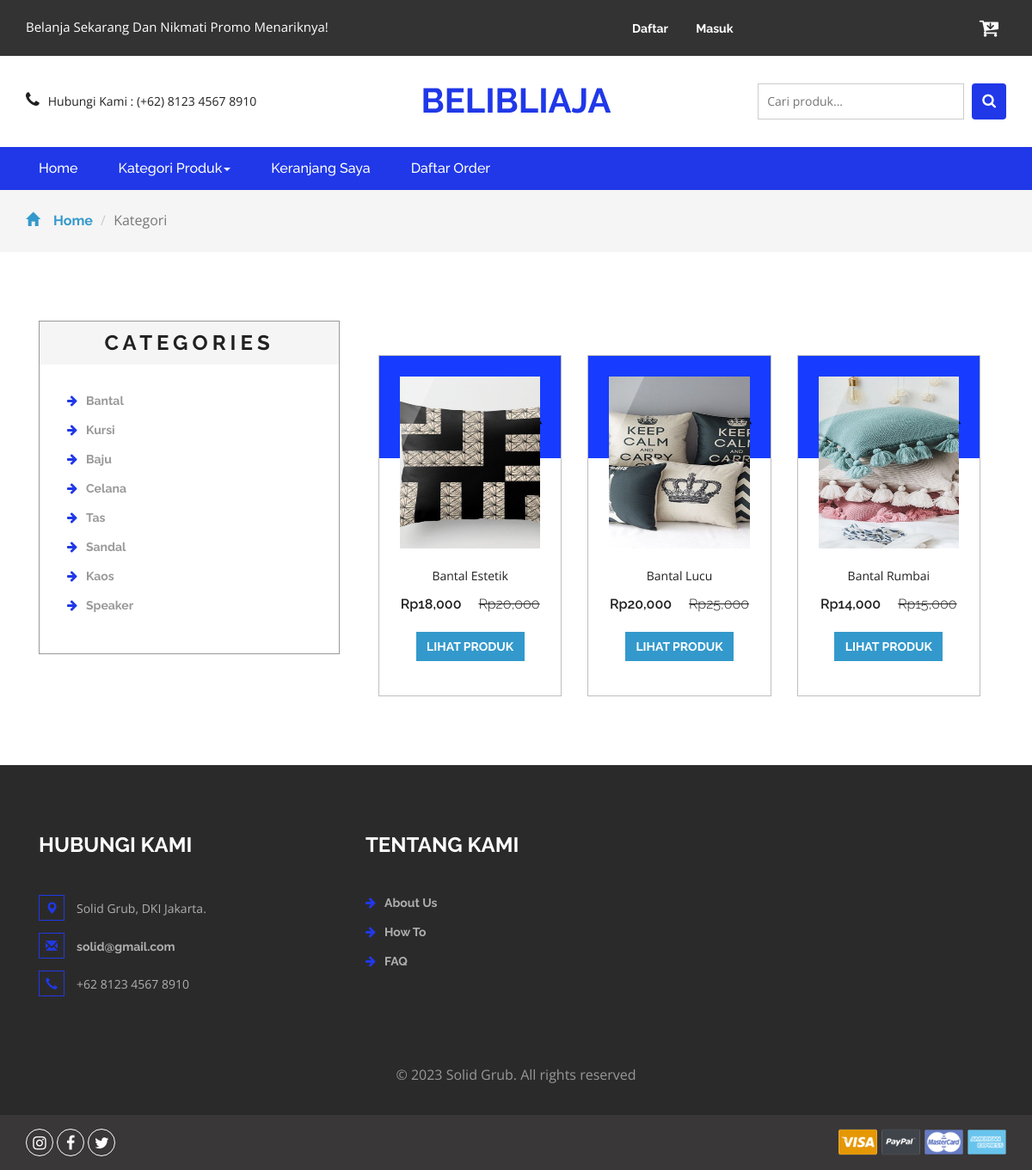
The page /kategori.php?idkategori=4 on the database its author committed.
### tables this page shows
CREATE TABLE `kategori` (
  `idkategori` int(11) NOT NULL,
  `namakategori` varchar(20) NOT NULL,
  `tgldibuat` timestamp NOT NULL DEFAULT current_timestamp()
);

CREATE TABLE `produk` (
  `idproduk` int(11) NOT NULL,
  `idkategori` int(11) NOT NULL,
  `namaproduk` varchar(30) NOT NULL,
  `gambar` varchar(100) NOT NULL,
  `deskripsi` varchar(200) NOT NULL,
  `rate` int(11) NOT NULL,
  `hargabefore` int(11) NOT NULL,
  `hargaafter` int(11) NOT NULL,
  `tgldibuat` timestamp NOT NULL DEFAULT current_timestamp()
);

### kategori.php (the view, shortened to what this page needs)
<?php
include 'dbconnect.php';
$idk = $_GET['idkategori'];
?>
<!DOCTYPE html>
<html>
<head>
<link href="css/bootstrap.css" rel="stylesheet" type="text/css" media="all" />
<link href="css/style.css" rel="stylesheet" type="text/css" media="all" />
<link href="css/font-awesome.css" rel="stylesheet">
</head>
<body>
	<div class="agileits_header">
		<div class="container">
			<div class="w3l_offers">
				<p>Belanja Sekarang Dan Nikmati Promo Menariknya!</p>
			</div>
			<div class="agile-login">
				<ul>
				<?php
				if(!isset($_SESSION['log'])){
					echo '
					<li><a href="registered.php"> Daftar</a></li>
					<li><a href="login.php">Masuk</a></li>
					';
				}
				?>
				</ul>
			</div>
			<div class="product_list_header">
					<a href="cart.php"><button class="w3view-cart" type="submit" name="submit" value=""><i class="fa fa-cart-arrow-down" aria-hidden="true"></i></button>
					 </a>
			</div>
			<div class="clearfix"> </div>
		</div>
	</div>
	<div class="logo_products">
		<div class="container">
		<div class="w3ls_logo_products_left1">
				<ul class="phone_email">
					<li><i class="fa fa-phone" aria-hidden="true"></i>Hubungi Kami : (+62) 8123 4567 8910</li>
				</ul>
			</div>
			<div class="w3ls_logo_products_left">
				<h1><a href="index.php">Belibliaja</a></h1>
			</div>
		<div class="w3l_search">
			<form action="search.php" method="post">
				<input type="search" name="Search" placeholder="Cari produk...">
				<button type="submit" class="btn btn-default search" aria-label="Left Align">
					<i class="fa fa-search" aria-hidden="true"> </i>
				</button>
			</form>
		</div>
			<div class="clearfix"> </div>
		</div>
	</div>
	<div class="navigation-agileits">
		<div class="container">
			<nav class="navbar navbar-default">
							<div class="collapse navbar-collapse" id="bs-megadropdown-tabs">
								<ul class="nav navbar-nav">
									<li class="active"><a href="index.php" class="act">Home</a></li>
									<li class="dropdown">
										<a href="#" class="dropdown-toggle" data-toggle="dropdown">Kategori Produk<b class="caret"></b></a>
									</li>
									<li><a href="cart.php">Keranjang Saya</a></li>
									<li><a href="daftarorder.php">Daftar Order</a></li>
								</ul>
							</div>
							</nav>
			</div>
		</div>
	<div class="breadcrumbs">
		<div class="container">
			<ol class="breadcrumb breadcrumb1 animated wow slideInLeft" data-wow-delay=".5s">
				<li><a href="index.php"><span class="glyphicon glyphicon-home" aria-hidden="true"></span>Home</a></li>
				<li class="active">Kategori</li>
			</ol>
		</div>
	</div>
	<div class="products">
		<div class="container">
			<div class="col-md-4 products-left">
				<div class="categories">
					<h2>Categories</h2>
					<ul class="cate">
						<?php
														$kat=mysqli_query($conn,"SELECT * from kategori order by idkategori ASC");
														while($p=mysqli_fetch_array($kat)){
															?>
														<li><a href="kategori.php?idkategori=<?php echo $p['idkategori'] ?>"><i class="fa fa-arrow-right" aria-hidden="true"></i><?php echo $p['namakategori'] ?></a></li>
														<?php
																	}
														?>
					</ul>
				</div>
			</div>
			<div class="col-md-8 products-right">
				<div class="agile_top_brands_grids">
				<?php
					$brgs=mysqli_query($conn,"SELECT * from produk where idkategori='$idk' order by idproduk ASC");
					$x = mysqli_num_rows($brgs);
					if($x>0){
					while($p=mysqli_fetch_array($brgs)){
					?>
						<div class="col-md-4 top_brand_left">
						<div class="hover14 column">
							<div class="agile_top_brand_left_grid">
								<div class="agile_top_brand_left_grid_pos">
								</div>
								<div class="agile_top_brand_left_grid1">
									<figure>
										<div class="snipcart-item block">
											<div class="snipcart-thumb">
												<a href="product.php?idproduk=<?php echo $p['idproduk'] ?>"><img src="<?php echo $p['gambar']?>" width="200px" height="200px"></a>
												<p><?php echo $p['namaproduk'] ?></p>
												<h4>Rp<?php echo number_format($p['hargaafter']) ?> <span>Rp<?php echo number_format($p['hargabefore']) ?></span></h4>
											</div>
											<div class="snipcart-details top_brand_home_details">
												<fieldset>
													<a href="product.php?idproduk=<?php echo $p['idproduk'] ?>"><input type="submit" class="button" value="Lihat Produk" /></a>
												</fieldset>
											</div>
										</div>
									</figure>
								</div>
							</div>
						</div>
					</div>
						<?php
							}
					} else {
						echo "Data tidak ditemukan";
					}
						?>
				</div>
			</div>
		</div>
	</div>
<div class="footer">
		<div class="container">
			<div class="w3_footer_grids">
				<div class="col-md-4 w3_footer_grid">
					<h3>Hubungi Kami</h3>
					<ul class="address">
						<li><i class="glyphicon glyphicon-map-marker" aria-hidden="true"></i>Solid Grub, DKI Jakarta.</li>
						<li><i class="glyphicon glyphicon-envelope" aria-hidden="true"></i><a href="mailto:solid@email">solid@gmail.com</a></li>
						<li><i class="glyphicon glyphicon-earphone" aria-hidden="true"></i>+62 8123 4567 8910</li>
					</ul>
				</div>
				<div class="col-md-3 w3_footer_grid">
					<h3>Tentang Kami</h3>
					<ul class="info">
						<li><i class="fa fa-arrow-right" aria-hidden="true"></i><a href="about.html">About Us</a></li>
						<li><i class="fa fa-arrow-right" aria-hidden="true"></i><a href="about.html">How To</a></li>
						<li><i class="fa fa-arrow-right" aria-hidden="true"></i><a href="about.html">FAQ</a></li>
					</ul>
				</div>
				<div class="clearfix"> </div>
			</div>
		</div>
		<div class="footer-copy">
			<div class="container">
				<p>© 2023 Solid Grub. All rights reserved</p>
			</div>
		</div>
	</div>
	<div class="footer-botm">
			<div class="container">
				<div class="w3layouts-foot">
					<ul>
						<li><a href="#" class="w3_agile_instagram"><i class="fa fa-instagram" aria-hidden="true"></i></a></li>
						<li><a href="#" class="w3_agile_facebook"><i class="fa fa-facebook" aria-hidden="true"></i></a></li>
						<li><a href="#" class="agile_twitter"><i class="fa fa-twitter" aria-hidden="true"></i></a></li>
					</ul>
				</div>
				<div class="payment-w3ls">
					<img src="images/card.png" alt=" " class="img-responsive">
				</div>
				<div class="clearfix"> </div>
			</div>
		</div>
<link href="css/skdslider.css" rel="stylesheet">
</body>
</html>

### rows shown on the page
kategori: namakategori "Bantal"
kategori: namakategori "Kursi"
kategori: namakategori "Baju"
kategori: namakategori "Celana"
kategori: namakategori "Tas"
kategori: namakategori "Sandal"
kategori: namakategori "Kaos"
kategori: namakategori "Speaker"
produk: gambar (picture), namaproduk "Bantal Estetik", hargaafter "18,000", hargabefore "20,000"
produk: gambar (picture), namaproduk "Bantal Lucu", hargaafter "20,000", hargabefore "25,000"
produk: gambar (picture), namaproduk "Bantal Rumbai", hargaafter "14,000", hargabefore "15,000"
